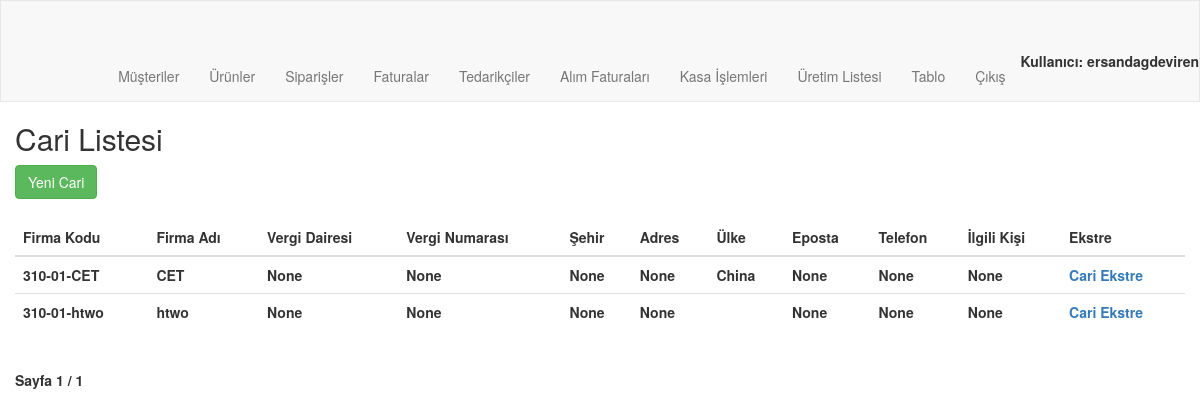
The page /order/supplier_listed (signed in) on the database its author committed.
### order/models.py (models this page shows, shortened)
class Supplier(models.Model):
    supplierCode = models.CharField(max_length=50)
    companyName = models.CharField(max_length=50)
    taxOffice = models.CharField(max_length=50, null=True, blank=True)
    tax_number = models.CharField(max_length=50, null=True, blank=True)
    city = models.CharField(max_length=50, null=True, blank=True)
    adress = models.CharField(max_length=250, null=True, blank=True)
    country = models.CharField(max_length=50, blank=True)
    email = models.EmailField(null=True, blank=True)
    telephone = models.CharField(max_length=11, null=True, blank=True)
    contactPerson = models.CharField(max_length=50, null=True, blank=True)

### order/views.py (the view)
# urls.py: path('supplier_listed', views.supplier_listed, name='supplier_listed'),
@login_required
@user_passes_test(is_admin)
def supplier_listed(request):
    suppliers = Supplier.objects.all()
    search_query = request.GET.get('search')
    if search_query:
        suppliers = suppliers.filter(companyName__icontains=search_query)
    paginator = Paginator(suppliers, 50)  # Show 20 suppliers per page
    page_number = request.GET.get('page')
    page_obj = paginator.get_page(page_number)
    context = {
        'page_obj': page_obj
    }
    return render(request, 'order/supplier_list.html', context)

### order/views.py (called while the page is built)
def is_admin(user):
    return user.is_authenticated and user.is_staff

### order/Templates/order/supplier_list.html (shortened to what this page needs)
{% extends "order/navbar.html" %}
{% block content %}
<h2>Cari Listesi</h2>
<a href="{% url 'order:supplier_new' %}" class="btn btn-success mb-2">Yeni Cari</a>
<br>
<br>
<table class="table">
    <thead>
        <tr>
            <th>Firma Kodu</th>
            <th>Firma Adı</th>
            <th>Vergi Dairesi</th>
            <th>Vergi Numarası</th>
            <th>Şehir</th>
            <th>Adres</th>
            <th>Ülke</th>
            <th>Eposta</th>
            <th>Telefon</th>
            <th>İlgili Kişi</th>
            <th>Ekstre</th>
        </tr>
    </thead>
    <tbody>
        {% for supplier in page_obj %}
        <tr>
            <td>{{ supplier.supplierCode }}</td>
            <td>{{ supplier.companyName }}</td>
            <td>{{ supplier.taxOffice }}</td>
            <td>{{ supplier.tax_number }}</td>
            <td>{{ supplier.city }}</td>
            <td>{{ supplier.adress }}</td>
            <td>{{ supplier.country }}</td>
            <td>{{ supplier.email }}</td>
            <td>{{ supplier.telephone }}</td>
            <td>{{ supplier.contactPerson }}</td>
            <td>
                <a href="{% url 'order:supplier_financials' supplier_id=supplier.id %}">Cari Ekstre</a>
            </td>
        </tr>
        {% endfor %}
    </tbody>
</table>
<div class="pagination">
    <span class="step-links">
        <span class="current">
            Sayfa {{ page_obj.number }} / {{ page_obj.paginator.num_pages }}
        </span>
    </span>
</div>
{% endblock %}

### order/Templates/order/navbar.html (shortened to what this page needs)
<!DOCTYPE html>
{% load static %}
<html lang="en">
<head>
    <link rel="stylesheet" href="https://maxcdn.bootstrapcdn.com/bootstrap/3.3.7/css/bootstrap.min.css">
</head>
<body>
    <nav class="navbar navbar-default">
        <div class="container-custom">
            <div class="navbar-header">
                <a class="navbar-brand brand-font" href="{% url 'order:main' %}">
                </a>
            </div>
            <ul class="nav navbar-nav navbar-right">
                {% if user.is_authenticated %}
                    {% if user.is_staff %}
                        <li><a href="{% url 'order:customer_listed' %}">Müşteriler</a></li>
                        <li><a href="{% url 'order:search' %}">Ürünler</a></li>
                        <li><a href="{% url 'order:order_list' %}">Siparişler</a></li>
                        <li><a href="{% url 'order:invoice_list' %}">Faturalar</a></li>
                        <li><a href="{% url 'order:supplier_listed' %}">Tedarikçiler</a></li>
                        <li><a href="{% url 'order:buying_invoice_list' %}">Alım Faturaları</a></li>
                        <li><a href="{% url 'order:payment_receipt_list' %}">Kasa İşlemleri</a></li>
                        <li><a href="{% url 'order:make_production' %}">Üretim Listesi</a></li>
                        <li><a href="{% url 'order:comparison' %}">Tablo</a></li>
                    {% else %}
                        <li><a href="{% url 'order:user_order_list' %}">Siparişlerim</a></li>
                        <li><a href="{% url 'order:user_invoice_list' %}">Faturalarım</a></li>
                        <li><a href="{% url 'order:user_financial' %}">Cari Ekstrem</a></li>
                    {% endif %}
                    <li><a href="{% url 'users:logout' %}">Çıkış</a></li>
                    {% if not user.is_staff %}
                        <li><a href="{% url 'order:customer_update_request' user.pk %}"> <b>Merhaba {{user.username}}</b></a></li>
                    {% else %}
                        <li> <b>Kullanıcı: {{user.username}}</li>
                    {% endif %}
                {% else %}
                    <li><a href="{% url 'users:login' %}">Giriş</a></li>
                    <li><a href="">Üye Ol</a></li>
                {% endif %}
            </ul>
        </div>
    </nav>
    <div class="container-custom">
        {% block content %}
        {% endblock %}
    </div>
</body>
</html>

### order/Templates/order/navbar.html (style rules this page uses)
.container-custom { padding-left: 15px; padding-right: 15px; }
.navbar-default { margin: 0; border-radius: 0; }

### rows shown on the page
Supplier: supplierCode "310-01-CET", companyName "CET", taxOffice "None", tax_number "None", city "None", adress "None", country "China", email "None", telephone "None", contactPerson "None"
Supplier: supplierCode "310-01-htwo", companyName "htwo", taxOffice "None", tax_number "None", city "None", adress "None", email "None", telephone "None", contactPerson "None"

### other values the page prints
{{ user.username }} "ersandagdeviren"
{{ page_obj.number }} "1"
{{ page_obj.paginator.num_pages }} "1"
